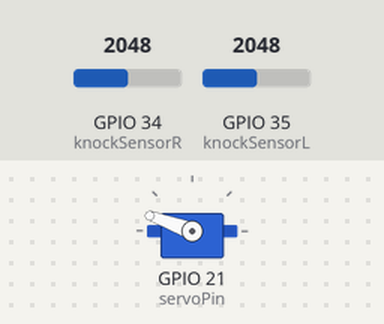
Bench run of a sketch on a simulated ESP32. Parts: servo. The inputs (shaded band) are chosen by the test bench; at power-on: GPIO 34 (knockSensorR) = 2048, GPIO 35 (knockSensorL) = 2048. WiFi joins after 1.5 s; servers stay silent unless stated; the local clock reads 2024-03-15 10:24:30 at power-on unless the sketch sets it; what the sketch prints to the serial monitor is not drawn.

Above: at 1.65 s.
At 2.25 s:
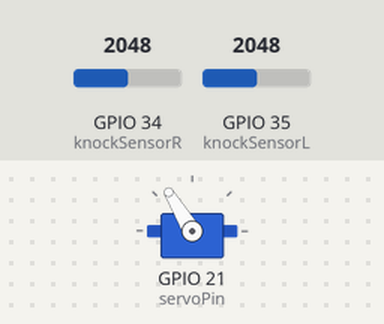
At 2.85 s:
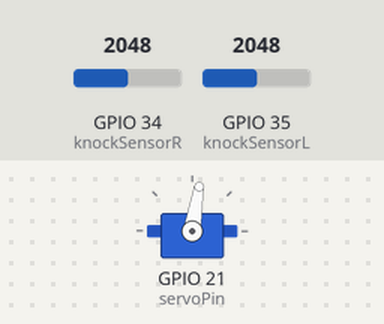
At 4.0 s:
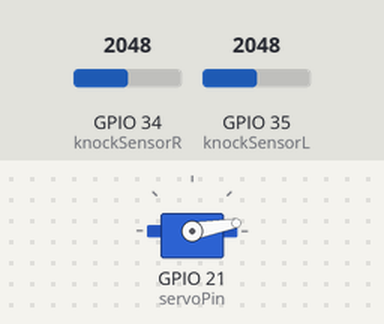
Timing chart, 0 to 5.5 s (numbered marks = the images above):
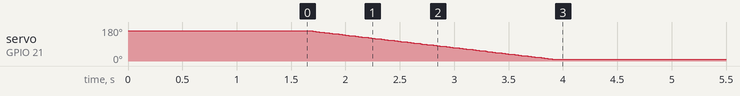

The sketch:

esp1_knock_panel.ino
```cpp
/*
   Knock Panel Code for Puzzle-2
*/

#include <WiFi.h>
#include "time.h"
#include <ESP32Servo.h>

/*********************
     Piezo Sensor
*********************/
int Puzzle = 0;
int checkZero = 0;
int piezoFlag = 0;
// these constants won't change:
const int knockSensorL = 35; // the left piezo is connected to analog pin 0
const int knockSensorR = 34; //the right piezo is connected to analog pin 1
const int threshold = 300;  // threshold value to decide when the detected sound is a knock or not
int count1 = 0;
int count2 = 0;
// these variables will change:
int sensorReadingL = 0;
int sensorReadingR = 0;// variable to store the value read from the sensor pin


/*********************
        Servo
*********************/
Servo servo;  // create servo object to control a servo
// 16 servo objects can be created on the ESP32

int pos = 0;    // variable to store the servo position
// Recommended PWM GPIO pins on the ESP32 include 2,4,12-19,21-23,25-27,32-33
int servoPin = 21;
int servoFlag = 0;


/*********************
  Other Declarations
*********************/
//Local Time Variables
const char* ntpServer = "pool.ntp.org";
const long  gmtOffset_sec = 3600;
const int   daylightOffset_sec = 3600;
int hourNow, CurrentHour, UnitHour, TenHour;

//Timer Declaration
unsigned long int progTimer;
int fullTime=60000;    //Time after which ESP32 restarts
int puzzleTime=30000;  //Time limit for the puzzle to be solved

// Pin of internal LED of the ESP32
#define LED_PIN 2

// Speed of Serial Communication
#define SERIAL_COMSPEED 9600

// Credentials for network SSID and PWD
#define SSID "ubilab_wifi"
#define PWD "ohg4xah3oufohreiPe7e"

// Device can be found on the network using this name
#define NAME "Puzzle_2"


void setup() {
  // Initialize the Serial Port
  Serial.begin(SERIAL_COMSPEED);

  /*********************
     WiFi Connection
   *********************/
  Serial.print("Connecting to ");
  Serial.println(SSID);
  // Set name passed to AP while connection
  WiFi.setHostname(NAME);
  // Connect to AP
  WiFi.begin(SSID, PWD);
  // Wait while not connected
  while (WiFi.status() != WL_CONNECTED) {
    delay(500); Serial.print(".");
  }
  // Print IP
  Serial.println("\nWiFi connected.\nIP Adress: ");
  Serial.println(WiFi.localIP());


  /*********************
          Servos
  *********************/
  servo.setPeriodHertz(50);  // standard 50 hz servo
  servo.attach(servoPin, 500, 2400);
  servo.write(160);  //set to default position

  /*********************
        Others
  *********************/
  // Init and get the time
  configTime(gmtOffset_sec, daylightOffset_sec, ntpServer);
  getCurrentHour();
  hourNow = getCurrentHour();
  UnitHour = hourNow%10;
  TenHour =(hourNow/10)%10;
}

void loop(){

  /*********************
     Piezo Sensor
  *********************/


   sensorReadingL = analogRead(knockSensorL);
   sensorReadingR = analogRead(knockSensorR);

   if(UnitHour==0) checkZero=1;

   if ((sensorReadingL >= threshold)&&(Puzzle == 0)){
     count1++;
     Serial.println("Knock1");
     delay(150);
     if (count1 >= TenHour) {
      Serial.println("knock 1 routine done");
      Puzzle = 1;
     }
   }

   else if ((sensorReadingR >= threshold)&&(Puzzle == 1)&&(UnitHour>0)){
     count2++;
     Serial.println("Knock2");
     delay(150);
     if (count2 >= UnitHour) {
       Serial.println("knock 2 routine done");
       Puzzle = 2;
      }
    }

    else if (Puzzle == 2 ||(Puzzle == 1 && checkZero == 1)){
    /*********************
             Servo
    *********************/
    for (pos = 160; pos >= 10; pos -= 1) { // goes from 0 degrees to 120 degrees in steps of 1 degree
     servo.write(pos);    // tell servo to go to position in variable 'pos'
     delay(15);
      // waits 15ms for the servo to reach the position
    Puzzle == 3;
    }
      Serial.println("Puzzle solved");
      servo.detach();
      count1=0;
      count2=0;
    }

    /*****************************
      Puzzle Reset after 15 mins
    *****************************/
    progTimer = millis();
    if(progTimer >= fullTime){
      esp_restart();
    }
}

/*****************************
  Funtion to get Local Time
*****************************/
int getCurrentHour(){
  struct tm timeinfo;
  if(!getLocalTime(&timeinfo)){
    Serial.println("Failed to obtain time");
    return 0;
  }
 CurrentHour = timeinfo.tm_hour;
 return CurrentHour;
}
```

Measured:
- by itself, servo on GPIO 21 (servoPin): moves from 160° to 10° over 2.2 s
